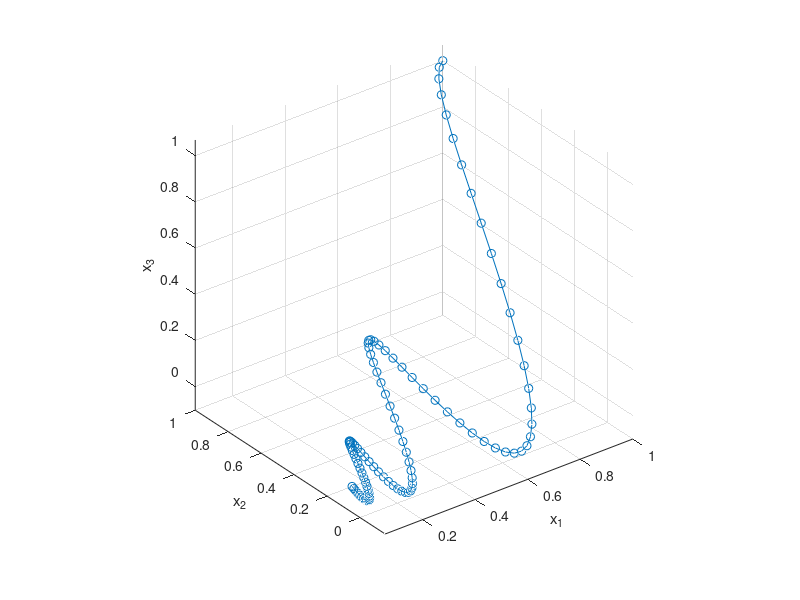

Source code (MATLAB):
%A*A^-1 = A^-1*A = I
%X = A^-1*B
%Inverse Matrix
%A =[A B;C D]
%DET(A) = |AD-BC|
A = [1 2 1;2 6 1;1 1 4];
b = [2; 7; 3];
X = inv(A)*b

%Singular
% A = [1 2 3 4;2 4 6 8;9 8 7 6;1 3 2 8];
% inv(A)
% det(A)

%Plot the planes in 3D
% syms y z
% x1=-y-z;
% x2=y-z;
% x3=-3*z;
% hold on
% mesh(x1,y,z);
% mesh(x2,y,z);
% mesh(x3,y,z);
% hold off
% title('3D Plot')

% %function to check matrix condition
% A = [1 2 3;2 4.00001 6;9 8 7];cond(A)
% B = [1 2 3;2 5 6;9 8 7];cond(B)

%Linear system
[v,d] = eig([2 -12;1 -5])
A = [0 -6 -1;6 2 -16;-5 20 -10];
x0 = [1 1 1]';
X = [];
for t = 0:.01:1
    X =[X expm(t*A)*x0];
end
plot3(X(1,:),X(2,:),X(3,:),'-o');
xlabel('x_1');
ylabel('x_2');
zlabel('x_3');
grid on;
axis tight square;